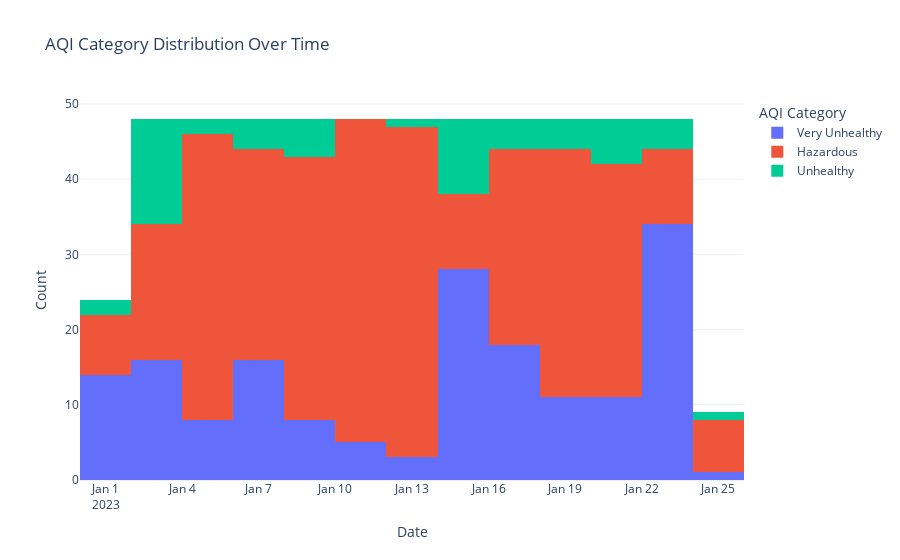

The code cell stored with this chart in its notebook:
### Code cell
fig = px.histogram(data, x="date", 
                    color="AQI Category", 
                    title="AQI Category Distribution Over Time")
fig.update_xaxes(title="Date")
fig.update_yaxes(title="Count")
fig.show()

### Figure 1 — Plotly figure (JSON) as saved in the notebook; plotly's stock layout.template omitted (floating-point values rounded to 4 significant figures; data arrays with more than 128 entries replaced by an {"elided": "..."} marker saying what was removed)
{"data": [{"bingroup": "x", "hovertemplate": "AQI Category=Very Unhealthy<br>date=%{x}<br>count=%{y}<extra></extra>", "legendgroup": "Very Unhealthy", "marker": {"color": "#636efa", "pattern": {"shape": ""}}, "name": "Very Unhealthy", "orientation": "v", "showlegend": true, "type": "histogram", "x": {"elided": "173 str values"}, "xaxis": "x", "yaxis": "y"}, {"bingroup": "x", "hovertemplate": "AQI Category=Hazardous<br>date=%{x}<br>count=%{y}<extra></extra>", "legendgroup": "Hazardous", "marker": {"color": "#EF553B", "pattern": {"shape": ""}}, "name": "Hazardous", "orientation": "v", "showlegend": true, "type": "histogram", "x": {"elided": "331 str values"}, "xaxis": "x", "yaxis": "y"}, {"bingroup": "x", "hovertemplate": "AQI Category=Unhealthy<br>date=%{x}<br>count=%{y}<extra></extra>", "legendgroup": "Unhealthy", "marker": {"color": "#00cc96", "pattern": {"shape": ""}}, "name": "Unhealthy", "orientation": "v", "showlegend": true, "type": "histogram", "x": ["2023-01-01T22:00:00.000000000", "2023-01-01T23:00:00.000000000", "2023-01-02T00:00:00.000000000", "2023-01-02T01:00:00.000000000", "2023-01-02T17:00:00.000000000", "2023-01-02T18:00:00.000000000", "2023-01-02T19:00:00.000000000", "2023-01-02T20:00:00.000000000", "2023-01-02T21:00:00.000000000", "2023-01-02T22:00:00.000000000", "2023-01-02T23:00:00.000000000", "2023-01-03T00:00:00.000000000", "2023-01-03T01:00:00.000000000", "2023-01-03T04:00:00.000000000", "2023-01-03T05:00:00.000000000", "2023-01-03T06:00:00.000000000", "2023-01-05T17:00:00.000000000", "2023-01-05T18:00:00.000000000", "2023-01-06T16:00:00.000000000", "2023-01-06T17:00:00.000000000", "2023-01-06T18:00:00.000000000", "2023-01-06T19:00:00.000000000", "2023-01-08T15:00:00.000000000", "2023-01-08T16:00:00.000000000", "2023-01-08T17:00:00.000000000", "2023-01-08T18:00:00.000000000", "2023-01-09T19:00:00.000000000", "2023-01-13T22:00:00.000000000", "2023-01-15T06:00:00.000000000", "2023-01-15T07:00:00.000000000", "2023-01-15T08:00:00.000000000", "2023-01-15T09:00:00.000000000", "2023-01-15T10:00:00.000000000", "2023-01-15T11:00:00.000000000", "2023-01-15T12:00:00.000000000", "2023-01-15T19:00:00.000000000", "2023-01-15T20:00:00.000000000", "2023-01-15T21:00:00.000000000", "2023-01-16T07:00:00.000000000", "2023-01-16T08:00:00.000000000", "2023-01-16T09:00:00.000000000", "2023-01-16T10:00:00.000000000", "2023-01-18T15:00:00.000000000", "2023-01-18T16:00:00.000000000", "2023-01-18T17:00:00.000000000", "2023-01-18T18:00:00.000000000", "2023-01-20T02:00:00.000000000", "2023-01-20T03:00:00.000000000", "2023-01-20T09:00:00.000000000", "2023-01-20T10:00:00.000000000", "2023-01-20T11:00:00.000000000", "2023-01-20T12:00:00.000000000", "2023-01-23T09:00:00.000000000", "2023-01-23T19:00:00.000000000", "2023-01-23T20:00:00.000000000", "2023-01-23T21:00:00.000000000", "2023-01-24T08:00:00.000000000"], "xaxis": "x", "yaxis": "y"}], "layout": {"barmode": "relative", "legend": {"title": {"text": "AQI Category"}, "tracegroupgap": 0}, "title": {"text": "AQI Category Distribution Over Time"}, "xaxis": {"anchor": "y", "domain": [0, 1], "title": {"text": "Date"}}, "yaxis": {"anchor": "x", "domain": [0, 1], "title": {"text": "Count"}}}}
